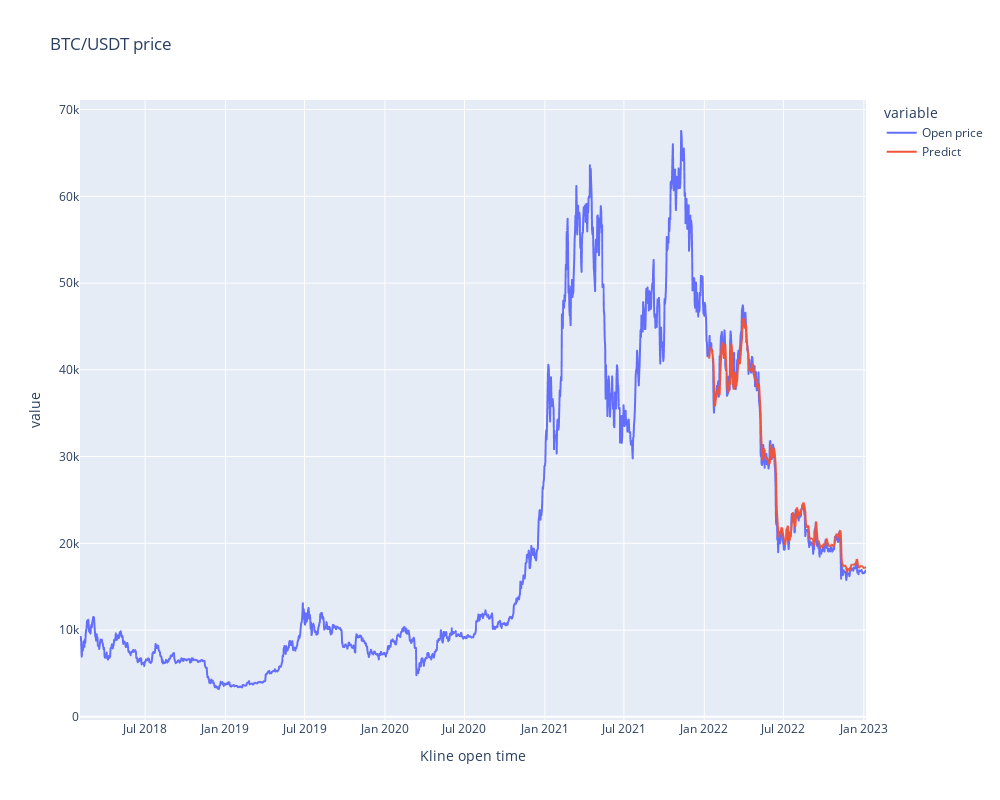

Notebook source saved alongside this figure:
### Code cell
fig = px.line(lstm_df, title="BTC/USDT price" , width=1000, height=800)
fig.show()

### Figure 1 — Plotly figure (JSON) as saved in the notebook; plotly's stock layout.template omitted (floating-point values rounded to 4 significant figures; data arrays with more than 128 entries replaced by an {"elided": "..."} marker saying what was removed)
{"data": [{"hovertemplate": "variable=Open price<br>Kline open time=%{x}<br>value=%{y}<extra></extra>", "legendgroup": "Open price", "line": {"color": "#636efa", "dash": "solid"}, "marker": {"symbol": "circle"}, "mode": "lines", "name": "Open price", "showlegend": true, "type": "scattergl", "x": {"elided": "1800 str values"}, "xaxis": "x", "y": {"elided": "1800 float values"}, "yaxis": "y"}, {"hovertemplate": "variable=Predict<br>Kline open time=%{x}<br>value=%{y}<extra></extra>", "legendgroup": "Predict", "line": {"color": "#EF553B", "dash": "solid"}, "marker": {"symbol": "circle"}, "mode": "lines", "name": "Predict", "showlegend": true, "type": "scattergl", "x": {"elided": "1800 str values"}, "xaxis": "x", "y": {"elided": "1800 float values"}, "yaxis": "y"}], "layout": {"height": 800, "legend": {"title": {"text": "variable"}, "tracegroupgap": 0}, "title": {"text": "BTC/USDT price"}, "width": 1000, "xaxis": {"anchor": "y", "domain": [0, 1], "title": {"text": "Kline open time"}}, "yaxis": {"anchor": "x", "domain": [0, 1], "title": {"text": "value"}}}}
